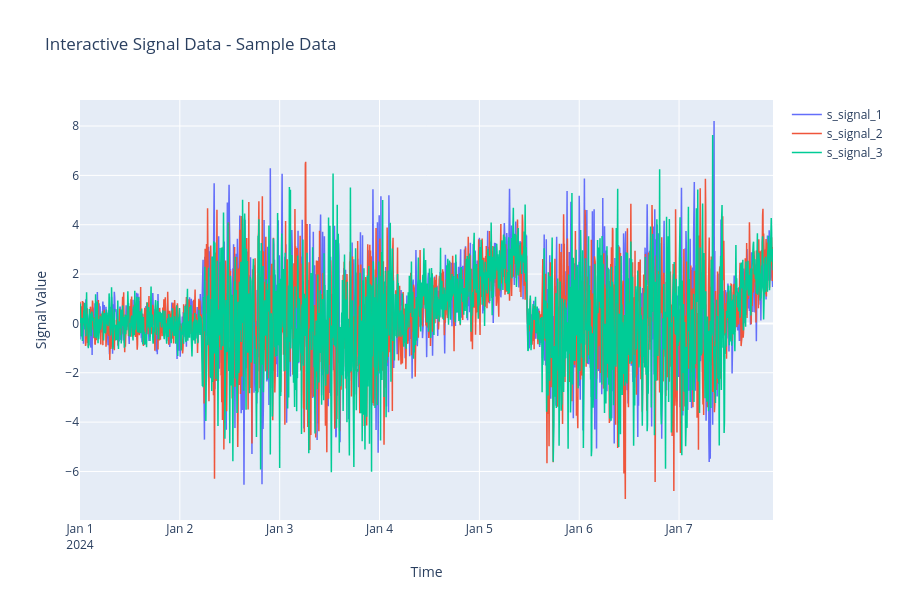

Here is the notebook cell this chart was saved with:
### Code cell
# Interactive time series plot (if plotly is available)
try:
    interactive_fig = create_interactive_plot(
        df_signals, 
        title=f"Interactive Signal Data - {data_source}",
        height=600
    )
    interactive_fig.show()
except Exception as e:
    print(f"Interactive plot not available: {e}")
    # Fallback to matplotlib
    fig, ax = plt.subplots(figsize=(15, 6))
    for col in df_signals.columns:
        ax.plot(df_signals.index, df_signals[col], label=col, alpha=0.8)
    ax.set_title(f'Signal Time Series - {data_source}')
    ax.set_xlabel('Time')
    ax.set_ylabel('Signal Value')
    ax.legend()
    ax.grid(True, alpha=0.3)
    plt.tight_layout()
    plt.show()

### Figure 1 — Plotly figure (JSON) as saved in the notebook; plotly's stock layout.template omitted (floating-point values rounded to 4 significant figures; data arrays with more than 128 entries replaced by an {"elided": "..."} marker saying what was removed)
{"data": [{"line": {"width": 1.5}, "mode": "lines", "name": "s_signal_1", "type": "scatter", "x": {"elided": "2000 str values"}, "y": {"elided": "2000 float values"}}, {"line": {"width": 1.5}, "mode": "lines", "name": "s_signal_2", "type": "scatter", "x": {"elided": "2000 str values"}, "y": {"elided": "2000 float values"}}, {"line": {"width": 1.5}, "mode": "lines", "name": "s_signal_3", "type": "scatter", "x": {"elided": "2000 str values"}, "y": {"elided": "2000 float values"}}], "layout": {"height": 600, "hovermode": "x unified", "showlegend": true, "title": {"text": "Interactive Signal Data - Sample Data"}, "xaxis": {"title": {"text": "Time"}}, "yaxis": {"title": {"text": "Signal Value"}}}}
